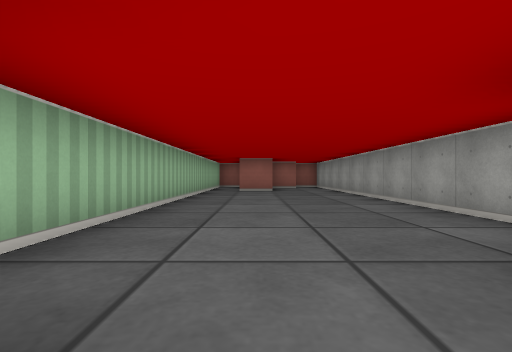
view 1 (above)

24 first-person views from a walk through a cub3D maze. The camera is about half as high as the walls, looks level and sees 85° across. The floor is counted in squares. Each view is taken from the middle of a square. On the plan, view 1 faces up. The plan holds only what a view shows up to about 9 squares ahead; the rest is blank. The place goes on beyond the plan.

view 2
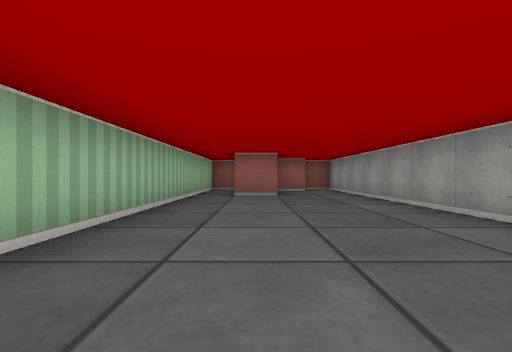

view 3
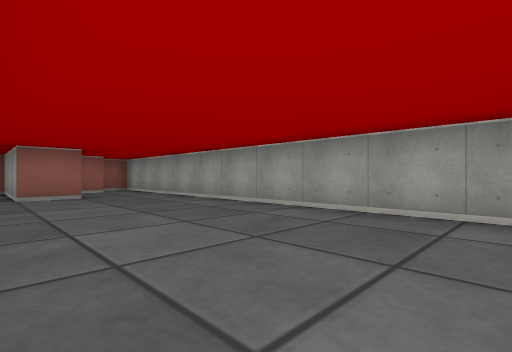

view 4
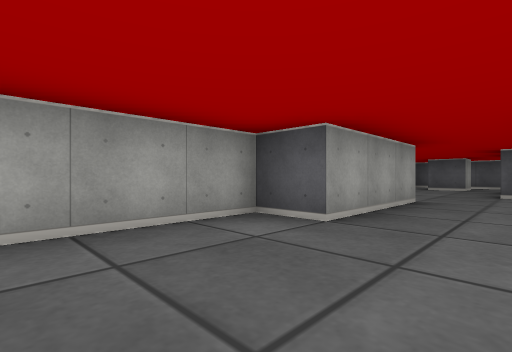

view 5
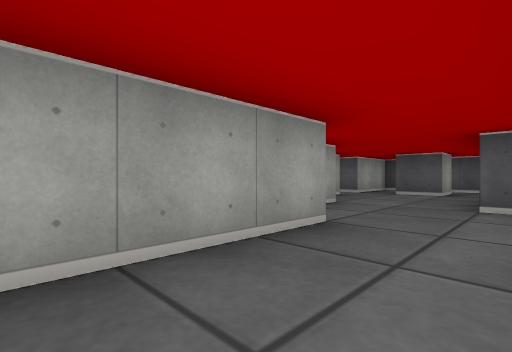

view 6
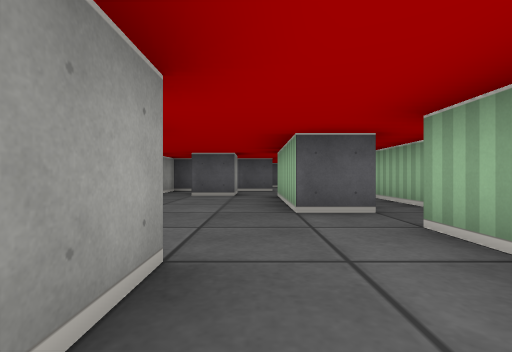

view 7
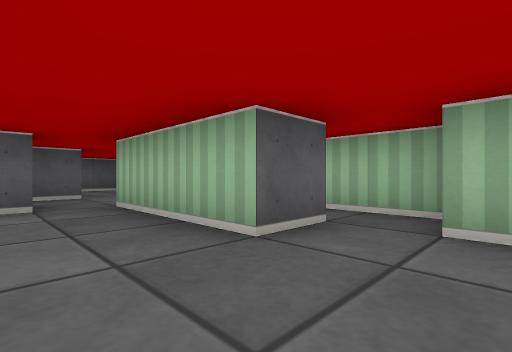

view 8
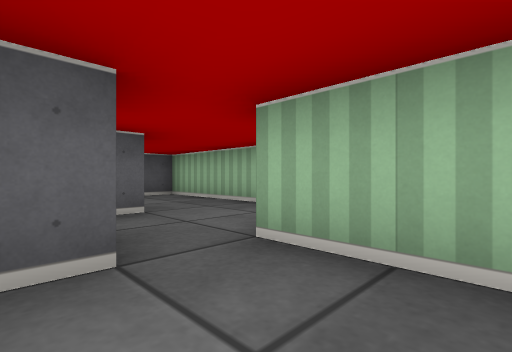

view 9
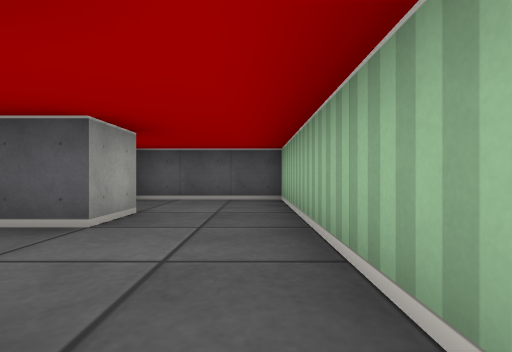

view 10
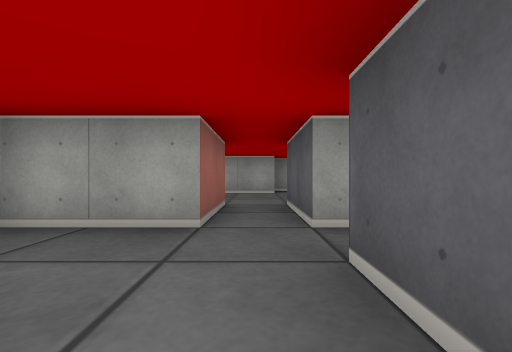

view 11
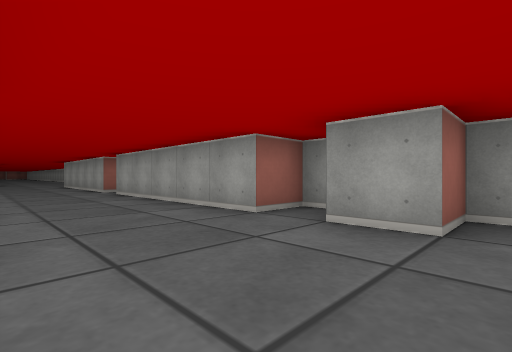

view 12
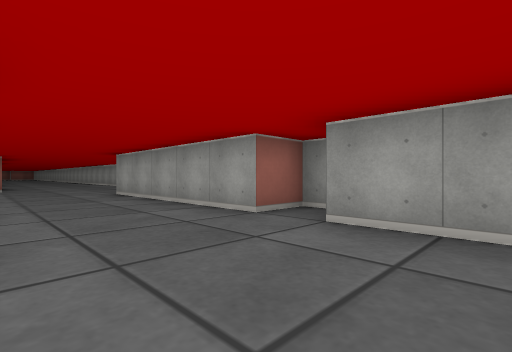

view 13
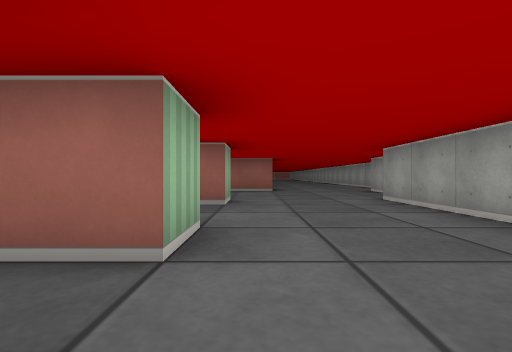

view 14
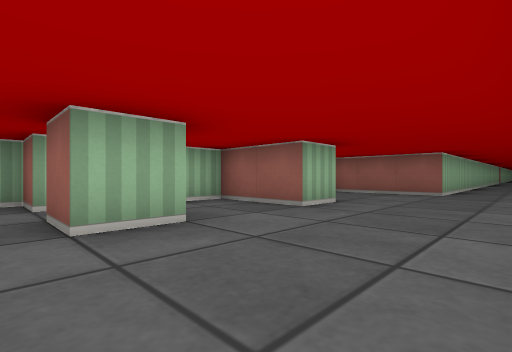

view 15
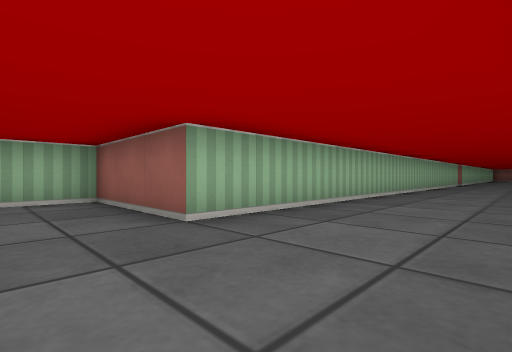

view 16
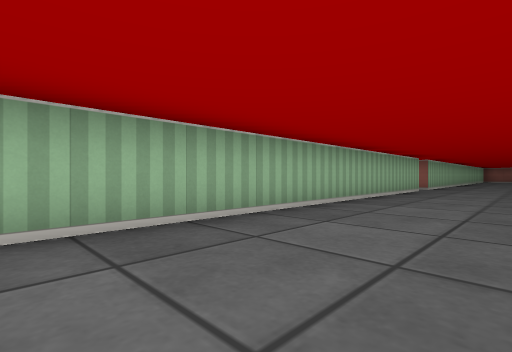

view 17
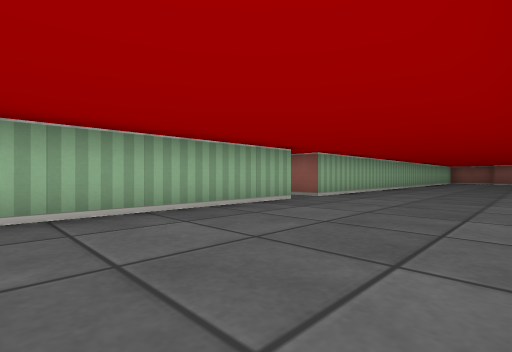

view 18
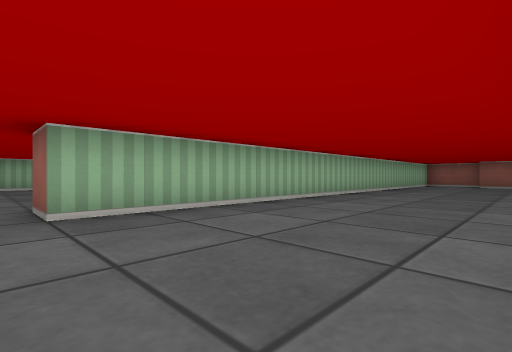

view 19
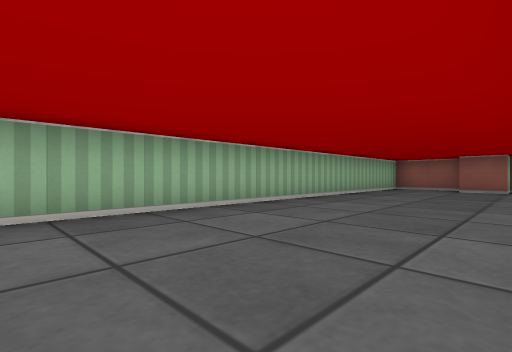

view 20
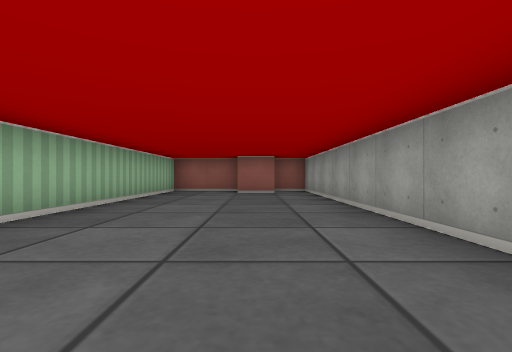

view 21
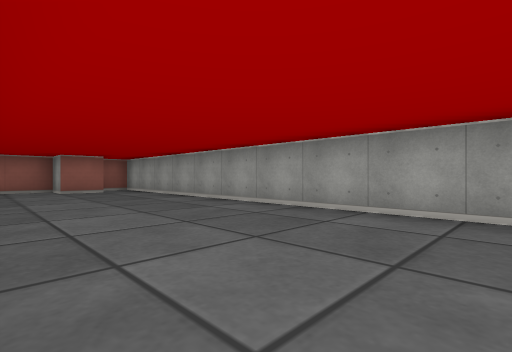

view 22
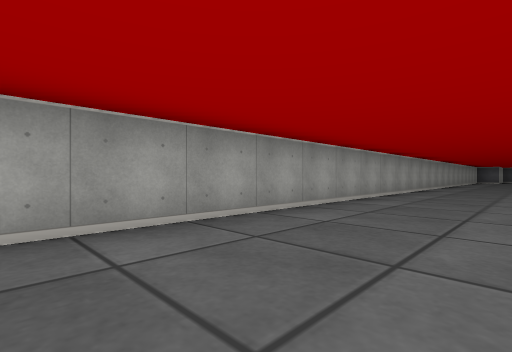

view 23
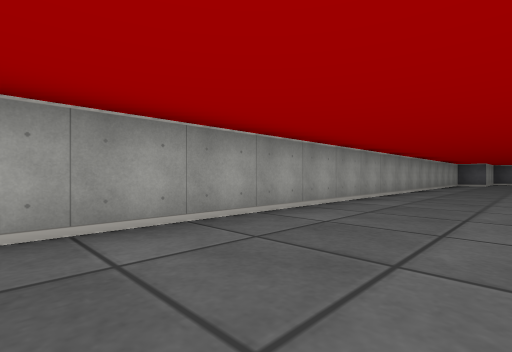

view 24
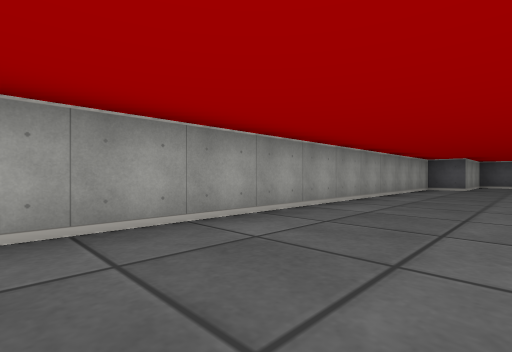

### Floor plan
Points are (right, up) in squares from view 1. A wall is a line through its corners. A room is listed if a view was taken in it or the views show most of it. See-through windows are left out.
Room 1 (views 1, 2, 3, 4, 5, 6, 7, 8, 9, 10)
walls: (1.5, -1.5) (1.5, 1.5) (2.5, 1.5) (2.5, 11.2); (-0.5, -1.6) (-0.5, -2.5); (-1.5, -2.6) (-1.5, -11.5) (1.4, -11.5); (-0.5, -3.5) (0.5, -3.5) (0.5, -6.5); (5.5, -5.5) (3.5, -5.5) (3.5, -3.6); (1.5, -7.5) (1.5, -6.5) (2.5, -6.5); (0.6, 8.5) (-0.5, 8.5) (-0.5, 11.4); (0.5, -9.5) (0.5, -8.5) (3.5, -8.5) (3.5, -6.5) (5.5, -6.5); (1.6, 10.5) (0.6, 10.5); (-1.5, 11) (-1.5, 1.6); (2.2, 11.5) (1.8, 11.5)
ways out: opening at (4.5, -6) to room 2
Room 2 (views 11, 12, 13, 14, 15, 16, 17, 18, 19, 20, 21, 22, 23, 24)
walls: (10.5, 7.8) (10.5, 36.5) (9.5, 36.5) (9.5, 35.5) (8.5, 35.5) (8.5, 36.5) (6.5, 36.5) (6.5, 22.5); (9.5, 6.6) (9.5, 7.5) (10.2, 7.5); (5.5, 4.5) (5.5, 3.5) (3.5, 3.5) (3.5, 2.6); (5.5, 1.5) (5.5, 0.5) (4.5, 0.5); (3.5, 0.5) (2.5, 0.5) (2.5, 0.1); (9.5, -1) (9.5, -0.5) (8.5, -0.5) (8.5, 4.5); (6.5, 21.5) (6.5, 7.5) (3.5, 7.5) (3.5, 6.1); (9.5, -7) (9.5, -6.5) (8.5, -6.5) (8.5, -1.5); (9.5, -8.5) (8.5, -8.5) (8.5, -7.5)
ways out: opening at (4.5, -6) to room 1; opening at (6, 22)

Positions as (right, up) in squares from view 1, and headings:
1: (0, 0), facing up
2: (0, 2), facing up
3: (-1, 2), facing up-right
4: (0, 4), facing down-right
5: (0, 1), facing down-right
6: (1, 0), facing down
7: (2, -2), facing down-left
8: (2, -5), facing down-left
9: (-1, -6), facing down
10: (1, -6), facing right
11: (6, -9), facing up-right
12: (6, -3), facing up-right
13: (6, -1), facing up
14: (8, 0), facing up-left
15: (9, 6), facing up-left
16: (9, 12), facing up-left
17: (10, 17), facing up-left
18: (10, 22), facing up-left
19: (10, 26), facing up-left
20: (9, 28), facing up
21: (7, 27), facing up-right
22: (8, 29), facing down-right
23: (8, 23), facing down-right
24: (8, 18), facing down-right
